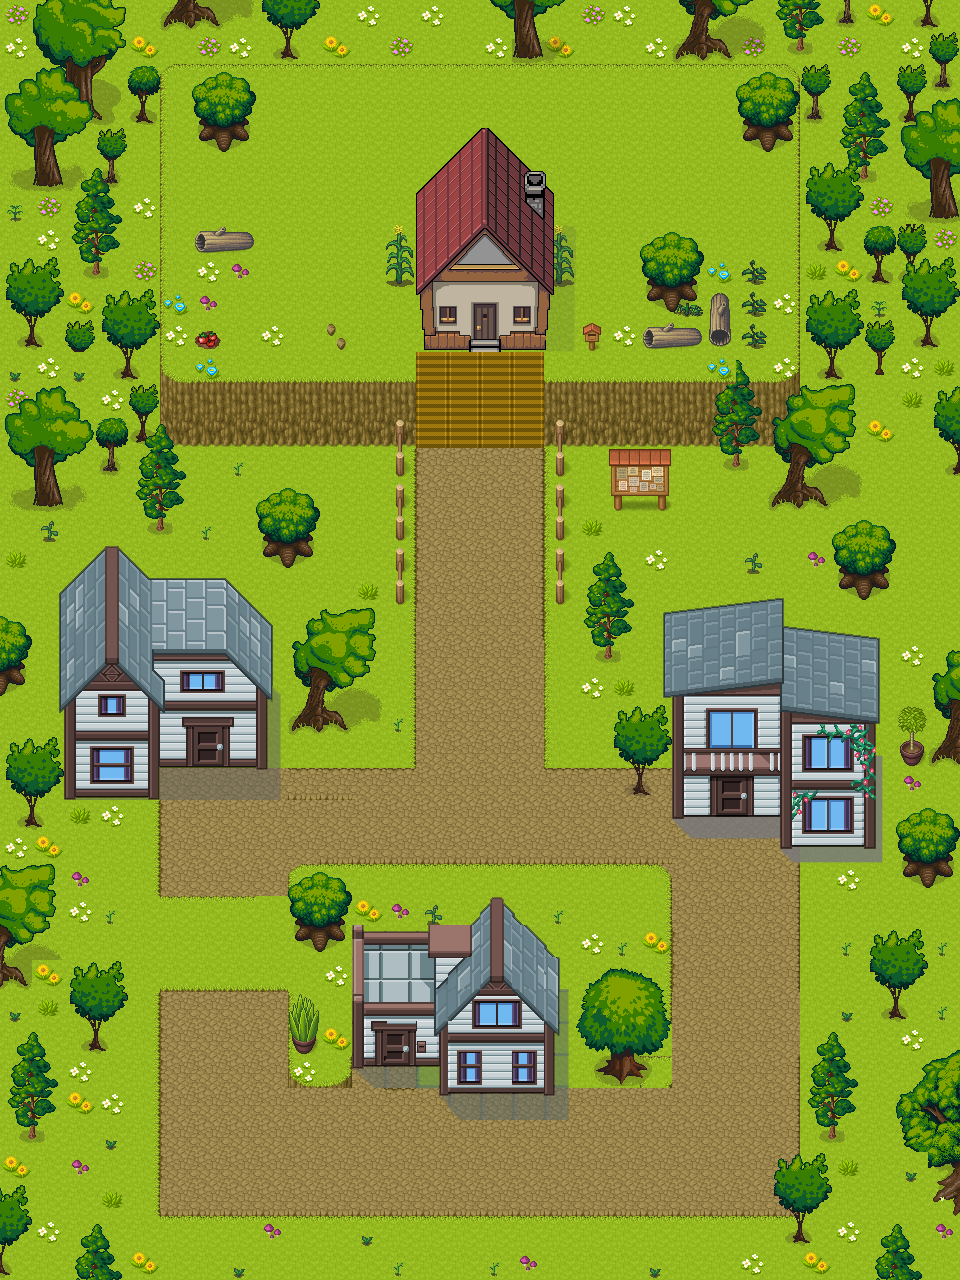

Tiled map render using the project's own tile images. Description and the map definition, with tile-layer contents summarised, below:
An orthogonal 30x40 tile map with 32x32 px tiles, 4 tile layers (ground, stairs, slider, object), 8 tilesets and 1 object (health).

<map version="1.9" tiledversion="1.9.2" orientation="orthogonal" renderorder="right-down" width="30" height="40" tilewidth="32" tileheight="32" infinite="0" nextlayerid="10" nextobjectid="11">
 <editorsettings>
  <export target="worldmap.tmj" format="json" />
 </editorsettings>
 <tileset firstgid="1" name="tuxmon32x32" tilewidth="32" tileheight="32" tilecount="775" columns="25">
  <image source="tuxmon-32x32.png" width="816" height="1020" />
 </tileset>
 <tileset firstgid="776" name="pipoya32x32" tilewidth="32" tileheight="32" tilecount="1064" columns="8">
  <image source="pipoya.png" width="256" height="4256" />
 </tileset>
 <tileset firstgid="1840" name="trees32x32" tilewidth="32" tileheight="32" tilecount="1024" columns="32">
  <image source="trees-green.png" width="1024" height="1024" />
 </tileset>
 <tileset firstgid="2864" name="plants32x32" tilewidth="32" tileheight="32" tilecount="108" columns="9">
  <image source="plants.png" width="288" height="384" />
 </tileset>
 <tileset firstgid="2972" name="house32x32" tilewidth="32" tileheight="32" tilecount="35" columns="5">
  <image source="house1.png" width="163" height="228" />
 </tileset>
 <tileset firstgid="3007" name="friendhouse232x32" tilewidth="32" tileheight="32" tilecount="72" columns="8">
  <image source="friendhouse2.png" width="276" height="311" />
 </tileset>
 <tileset firstgid="3079" name="house332x32" tilewidth="32" tileheight="32" tilecount="64" columns="8">
  <image source="house3.png" width="259" height="280" />
 </tileset>
 <tileset firstgid="3143" name="myhouse32x32" tilewidth="35" tileheight="35" margin="3" tilecount="49" columns="7">
  <image source="myhouse.png" width="255" height="253" />
 </tileset>
 <layer id="1" name="ground" width="30" height="40" locked="1">
  <data>[1200 cells, 1200 non-empty, 4 distinct tile ids]</data>
 </layer>
 <objectgroup id="9" name="Object Layer 1">
  <object id="9" name="health" x="202" y="1181">
   <point />
  </object>
 </objectgroup>
 <layer id="5" name="stairs" width="30" height="40">
  <data>[1200 cells, 194 non-empty, 45 distinct tile ids]</data>
 </layer>
 <layer id="4" name="slider" width="30" height="40">
  <data>[1200 cells, 182 non-empty, 52 distinct tile ids]</data>
 </layer>
 <layer id="6" name="object" width="30" height="40">
  <data>[1200 cells, 571 non-empty, 263 distinct tile ids]</data>
 </layer>
</map>
